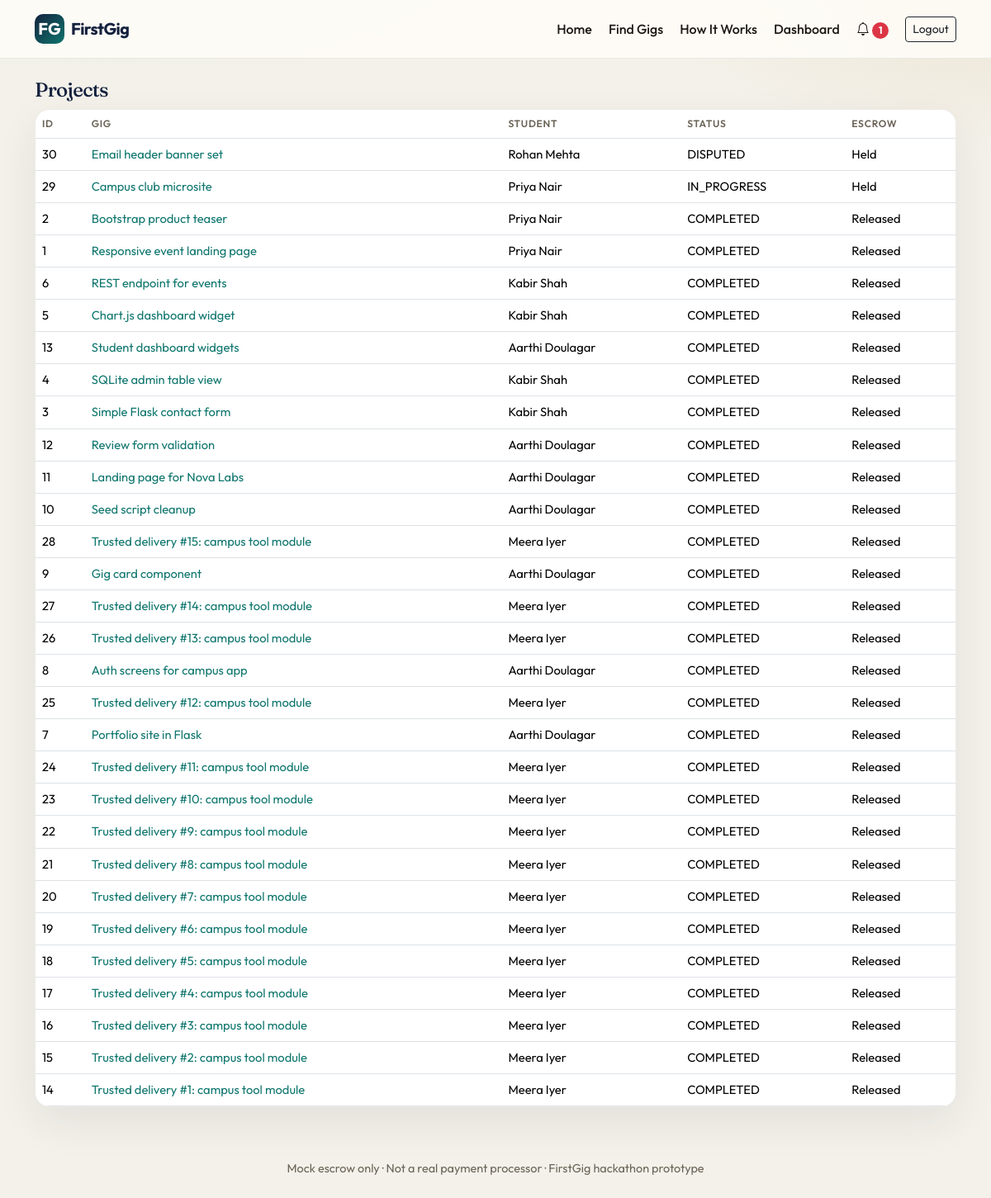
Screenshot of /admin/projects (signed in) with the database file from the repository.
### FIRSTGIG/models.py (models this page shows, shortened)
class Project(db.Model):
    __tablename__ = "projects"
    id = db.Column(db.Integer, primary_key=True)
    gig_id = db.Column(db.Integer, db.ForeignKey("gigs.id"), nullable=False)
    client_id = db.Column(db.Integer, db.ForeignKey("users.id"), nullable=False)
    student_id = db.Column(db.Integer, db.ForeignKey("users.id"), nullable=False)
    budget = db.Column(db.Integer, nullable=False)
    start_date = db.Column(db.Date, default=date.today)
    deadline = db.Column(db.Date, nullable=False)
    status = db.Column(db.String(30), default="IN_PROGRESS")
    created_at = db.Column(db.DateTime, default=datetime.utcnow)
    completed_at = db.Column(db.DateTime)
    submission_message = db.Column(db.Text)
    submission_link = db.Column(db.String(400))
    submission_file = db.Column(db.String(255))
    submitted_at = db.Column(db.DateTime)
    change_request = db.Column(db.Text)
    student_explanation = db.Column(db.Text)
    client = db.relationship("User", foreign_keys=[client_id])
    student = db.relationship("User", foreign_keys=[student_id])
    milestones = db.relationship("Milestone", backref="project", cascade="all, delete-orphan", order_by="Milestone.id")
    payment = db.relationship("Payment", backref="project", uselist=False, cascade="all, delete-orphan")
    reviews = db.relationship("Review", backref="project", cascade="all, delete-orphan")
    disputes = db.relationship("Dispute", backref="project", cascade="all, delete-orphan")

class Gig(db.Model):
    __tablename__ = "gigs"
    id = db.Column(db.Integer, primary_key=True)
    client_id = db.Column(db.Integer, db.ForeignKey("users.id"), nullable=False)
    title = db.Column(db.String(200), nullable=False)
    description = db.Column(db.Text, nullable=False)
    category = db.Column(db.String(80), nullable=False)
    required_skills = db.Column(db.Text, default="")
    budget = db.Column(db.Integer, nullable=False)
    deadline = db.Column(db.Date, nullable=False)
    difficulty = db.Column(db.String(20), default="Beginner")  # Beginner | Intermediate | Advanced
    status = db.Column(db.String(30), default="OPEN")  # OPEN | APPLIED | ASSIGNED | CLOSED | REMOVED
    requirements = db.Column(db.Text, default="")
    milestone_count = db.Column(db.Integer, default=1)
    created_at = db.Column(db.DateTime, default=datetime.utcnow)
    client = db.relationship("User", foreign_keys=[client_id])
    applications = db.relationship("Application", backref="gig", lazy="dynamic", cascade="all, delete-orphan")
    project = db.relationship("Project", backref="gig", uselist=False)

class User(UserMixin, db.Model):
    __tablename__ = "users"
    id = db.Column(db.Integer, primary_key=True)
    name = db.Column(db.String(120), nullable=False)
    email = db.Column(db.String(180), unique=True, nullable=False, index=True)
    password_hash = db.Column(db.String(255), nullable=False)
    role = db.Column(db.String(20), nullable=False, index=True)  # student | client | admin
    is_active_account = db.Column(db.Boolean, default=True)
    created_at = db.Column(db.DateTime, default=datetime.utcnow)
    student_profile = db.relationship("StudentProfile", backref="user", uselist=False, cascade="all, delete-orphan")
    client_profile = db.relationship("ClientProfile", backref="user", uselist=False, cascade="all, delete-orphan")
    notifications = db.relationship("Notification", backref="user", lazy="dynamic", cascade="all, delete-orphan")
    def is_student(self):
        return self.role == "student"
    def is_client(self):
        return self.role == "client"
    @property
    def is_active(self):
        return bool(self.is_active_account)

class Payment(db.Model):
    __tablename__ = "payments"
    id = db.Column(db.Integer, primary_key=True)
    project_id = db.Column(db.Integer, db.ForeignKey("projects.id"), nullable=False)
    amount = db.Column(db.Integer, nullable=False)
    status = db.Column(db.String(30), default="Held")  # Pending | Held | Released | Refund Requested | Refunded
    created_at = db.Column(db.DateTime, default=datetime.utcnow)
    released_at = db.Column(db.DateTime)
    refunded_at = db.Column(db.DateTime)
    note = db.Column(db.String(255), default="Simulated mock escrow — not real money")

### FIRSTGIG/routes/admin.py (the view)
@admin_bp.route("/projects")
@login_required
@role_required("admin")
def projects_list():
    projects = Project.query.order_by(Project.created_at.desc()).all()
    return render_template("admin/projects.html", projects=projects)

### FIRSTGIG/services/notify.py (called while the page is built)
def mark_overdue_projects():
    open_statuses = ("IN_PROGRESS", "ASSIGNED", "SUBMITTED")
    projects = Project.query.filter(Project.status.in_(open_statuses)).all()
    changed = 0
    for p in projects:
        if p.deadline and p.deadline < datetime.utcnow().date():
            if p.status != "OVERDUE":
                p.status = "OVERDUE"
                notify(p.student_id, f"Project #{p.id} is overdue.", f"/projects/{p.id}")
                notify(p.client_id, f"Project #{p.id} is overdue.", f"/projects/{p.id}")
                changed += 1
    if changed:
        db.session.commit()
    return changed

### FIRSTGIG/templates/admin/projects.html (shortened to what this page needs)
{% extends "base.html" %}
{% block content %}
<h1 class="page-title h4">Projects</h1>
<div class="table-responsive card-fg">
<table class="table table-fg mb-0">
  <thead><tr><th>ID</th><th>Gig</th><th>Student</th><th>Status</th><th>Escrow</th></tr></thead>
  <tbody>
  {% for p in projects %}
    <tr>
      <td>{{ p.id }}</td>
      <td><a href="{{ url_for('projects.detail', project_id=p.id) }}">{{ p.gig.title }}</a></td>
      <td>{{ p.student.name }}</td>
      <td>{{ p.status }}</td>
      <td>{% if p.payment %}{{ p.payment.status }}{% endif %}</td>
    </tr>
  {% endfor %}
  </tbody>
</table>
</div>
{% endblock %}

### FIRSTGIG/static/css/style.css (style rules this page uses)
:root { --bg: #f4f1ea; --bg-2: #fffdf8; --ink: #1c1914; --muted: #6b6458; --line: rgba(28, 25, 20, 0.08); --teal: #0f766e; --teal-2: #14b8a6; --gold: #c4a35a; --navy: #14213d; --coral: #c45c26; --ok: #15803d; --warn: #b45309; --bad: #b91c1c; --shadow: 0 18px 50px rgba(20, 33, 61, 0.08); --radius: 18px; --font: "Outfit", system-ui, sans-serif; --serif: "Fraunces", Georgia, serif; }
* { box-sizing: border-box; }
html, body { margin: 0; padding: 0; }
body { font-family: var(--font); color: var(--ink); background: radial-gradient(1200px 500px at 10% -10%, rgba(20, 184, 166, 0.12), transparent 50%), radial-gradient(900px 400px at 100% 0%, rgba(196, 163, 90, 0.14), transparent 45%), var(--bg); min-height: 100vh; }
a { color: var(--teal); text-decoration: none; }
.card-fg { background: var(--bg-2); border: 1px solid var(--line); border-radius: var(--radius); box-shadow: var(--shadow); }
.table-fg { font-size: 0.92rem; }
.table-fg th { color: var(--muted); font-weight: 600; font-size: 0.75rem; text-transform: uppercase; letter-spacing: 0.06em; }
.page-title { font-family: var(--serif); letter-spacing: -0.03em; color: var(--navy); }

### rows the page displays
Project: id "30", gig "Email header banner set", student.name "Rohan Mehta", status "DISPUTED", payment.status "Held"
Project: id "29", gig "Campus club microsite", student.name "Priya Nair", status "IN_PROGRESS", payment.status "Held"
Project: id "2", gig "Bootstrap product teaser", student.name "Priya Nair", status "COMPLETED", payment.status "Released"
Project: id "1", gig "Responsive event landing page", student.name "Priya Nair", status "COMPLETED", payment.status "Released"
Project: id "6", gig "REST endpoint for events", student.name "Kabir Shah", status "COMPLETED", payment.status "Released"
Project: id "5", gig "Chart.js dashboard widget", student.name "Kabir Shah", status "COMPLETED", payment.status "Released"
Project: id "13", gig "Student dashboard widgets", student.name "Aarthi Doulagar", status "COMPLETED", payment.status "Released"
Project: id "4", gig "SQLite admin table view", student.name "Kabir Shah", status "COMPLETED", payment.status "Released"
Project: id "3", gig "Simple Flask contact form", student.name "Kabir Shah", status "COMPLETED", payment.status "Released"
Project: id "12", gig "Review form validation", student.name "Aarthi Doulagar", status "COMPLETED", payment.status "Released"
Project: id "11", gig "Landing page for Nova Labs", student.name "Aarthi Doulagar", status "COMPLETED", payment.status "Released"
Project: id "10", gig "Seed script cleanup", student.name "Aarthi Doulagar", status "COMPLETED", payment.status "Released"
Project: id "28", gig "Trusted delivery #15: campus tool module", student.name "Meera Iyer", status "COMPLETED", payment.status "Released"
Project: id "9", gig "Gig card component", student.name "Aarthi Doulagar", status "COMPLETED", payment.status "Released"
Project: id "27", gig "Trusted delivery #14: campus tool module", student.name "Meera Iyer", status "COMPLETED", payment.status "Released"
Project: id "26", gig "Trusted delivery #13: campus tool module", student.name "Meera Iyer", status "COMPLETED", payment.status "Released"
Project: id "8", gig "Auth screens for campus app", student.name "Aarthi Doulagar", status "COMPLETED", payment.status "Released"
Project: id "25", gig "Trusted delivery #12: campus tool module", student.name "Meera Iyer", status "COMPLETED", payment.status "Released"
Project: id "7", gig "Portfolio site in Flask", student.name "Aarthi Doulagar", status "COMPLETED", payment.status "Released"
Project: id "24", gig "Trusted delivery #11: campus tool module", student.name "Meera Iyer", status "COMPLETED", payment.status "Released"
Project: id "23", gig "Trusted delivery #10: campus tool module", student.name "Meera Iyer", status "COMPLETED", payment.status "Released"
Project: id "22", gig "Trusted delivery #9: campus tool module", student.name "Meera Iyer", status "COMPLETED", payment.status "Released"
Project: id "21", gig "Trusted delivery #8: campus tool module", student.name "Meera Iyer", status "COMPLETED", payment.status "Released"
Project: id "20", gig "Trusted delivery #7: campus tool module", student.name "Meera Iyer", status "COMPLETED", payment.status "Released"
Project: id "19", gig "Trusted delivery #6: campus tool module", student.name "Meera Iyer", status "COMPLETED", payment.status "Released"
Project: id "18", gig "Trusted delivery #5: campus tool module", student.name "Meera Iyer", status "COMPLETED", payment.status "Released"
Project: id "17", gig "Trusted delivery #4: campus tool module", student.name "Meera Iyer", status "COMPLETED", payment.status "Released"
Project: id "16", gig "Trusted delivery #3: campus tool module", student.name "Meera Iyer", status "COMPLETED", payment.status "Released"
Project: id "15", gig "Trusted delivery #2: campus tool module", student.name "Meera Iyer", status "COMPLETED", payment.status "Released"
Project: id "14", gig "Trusted delivery #1: campus tool module", student.name "Meera Iyer", status "COMPLETED", payment.status "Released"

### other values shown
{{ unread_count }} "1"
